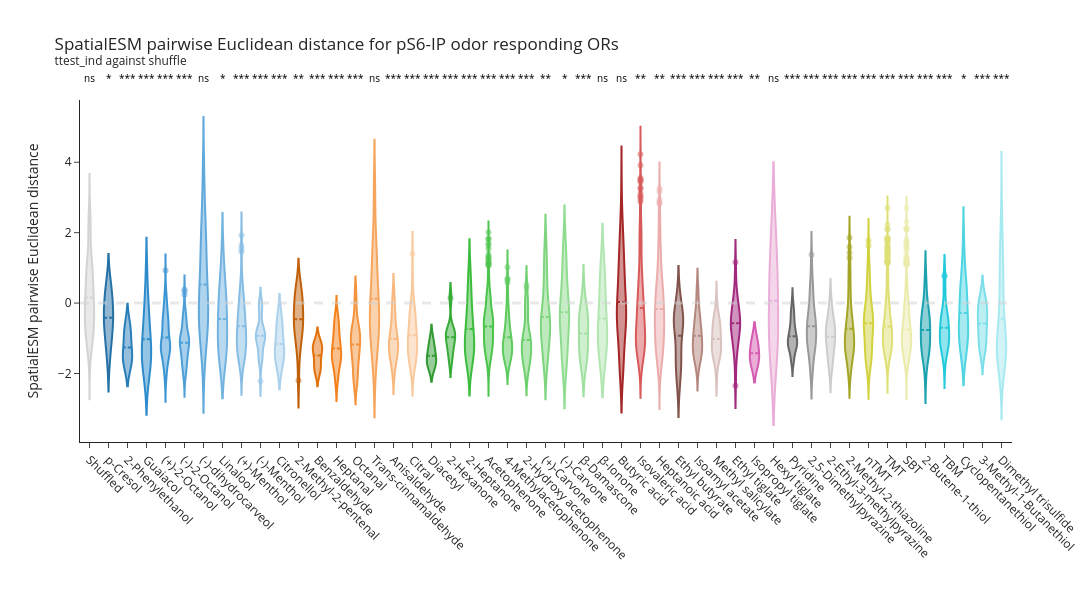

Notebook source saved alongside this figure:
### Code cell
import plotly.graph_objects as go 
import random

random.seed(0) 

# Bar plot to show ESM euclidean distance between OR responding to the same ligands via pS6

fig = go.Figure()

# Randomly sample same number of comparisons for shuffled control
OR_mask = random.sample(list(ps6_df.DL_OR.unique()), 
                        20)
shuffled_data = eulid_distance[(eulid_distance.OR1.isin(OR_mask)) &
                             (eulid_distance.OR2.isin(OR_mask))]

# Shuffled control bar
fig.add_trace(go.Violin(
    x=['Shuffled'] * len(shuffled_data),
    y=shuffled_data['Euclid_Distance_zscore'],
    meanline=dict(visible=True), 
    name='Shuffled',
    marker=dict(color='#D3D3D3', opacity=1),
    legendgroup='Shuffled'
))


for _odor in ODORS: 
    # Subset: DL_OR comparisons
    ps6_subset = ps6_df[(ps6_df.odor == _odor) & 
                        (ps6_df.activation_zscore >= 2)]
    if len(ps6_subset) <= 2: 
        continue
    
    cid = ps6_subset.cid.unique().astype(str).item()
    # odor_group = ps6_subset.odor_category.unique().item()
    # concentration = ps6_subset.concentration.unique().astype(str).item()
    OR_mask = ps6_subset.DL_OR
    
    odor_data = eulid_distance[(eulid_distance.OR1.isin(OR_mask)) &
                            (eulid_distance.OR2.isin(OR_mask))]
    
    fig.add_trace(go.Violin(
        x=[_odor] * len(odor_data),
        y=odor_data['Euclid_Distance_zscore'].values,
        name=f'{_odor} ({cid})',
        meanline=dict(visible=True), 
        # mode = 'markers', 
        marker=dict(color=ODOR_COLORS[_odor],
                    opacity=0.5),
        # offsetgroup=concentration,
        legendgroup=cid
    ))
    
from scipy import stats  
label = []
label_symbols = []
for _pairs in [[0,i] for i in range(len(fig.data))]:
    tstat, pvalue = stats.ttest_ind(
        fig['data'][_pairs[0]]['y'],
        fig['data'][_pairs[1]]['y'], 
        alternative='greater')
    label.append([_pairs[1], _pairs[1]])
    label_symbols.append(pf.format_pvalue(pvalue, p_round=1, 
                                            show='symbol'
                                            ))
        
fig = pf.add_p_value_annotation(fig, 
                                label, 
                                just_annotate = label_symbols, 
                                y_padding=False,
                                font_size=10, 
                                _format=dict(interline=0.00, text_height=1, color='black'))


# fig.add_hline(y=shuffled_data['ESM_Distance_zscore'].mean(), line_width=3, line_dash="dash", line_color="#D3D3D3", opacity = 0.5)
fig.add_hline(y=0, line_width=3, line_dash="dash", line_color="#D3D3D3", opacity = 0.5)

fig.update_layout(
    title="SpatialESM pairwise Euclidean distance for pS6-IP odor responding ORs <br><sup>ttest_ind against shuffle",
    yaxis_title="SpatialESM pairwise Euclidean distance",
    xaxis_title="", xaxis=dict(tickangle=45),
    barmode='group', 
    height=600, width=1200, 
    showlegend=False
)

fig.update_layout(template = 'simple_white')
fig.show()

# fig.write_html('/mnt/data2/Justice/OR_learning/output/spatialESM_ChemClass/Features/PCA/pairwise/odorOR_euclidist_violin.html')
# fig.write_image('/mnt/data2/Justice/OR_learning/output/spatialESM_ChemClass/Features/PCA/pairwise/odorOR_euclidist_violin.svg', height=600, width=1200, scale=3)
